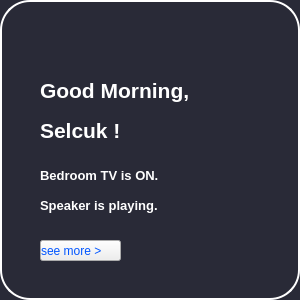
    <widget class="QFrame" name="frame_3">
     <property name="geometry">
      <rect>
       <x>90</x>
       <y>130</y>
       <width>300</width>
       <height>300</height>
      </rect>
     </property>
     <property name="styleSheet">
      <string notr="true">QFrame{
background-color: rgb(41, 42, 55);
border-style: outset;
border-color:#FFF;
border-width:2px;
border-radius:30px;

}
</string>
     </property>
     <property name="frameShape">
      <enum>QFrame::StyledPanel</enum>
     </property>
     <property name="frameShadow">
      <enum>QFrame::Raised</enum>
     </property>
     <widget class="QFrame" name="frame_12">
      <property name="geometry">
       <rect>
        <x>20</x>
        <y>10</y>
        <width>61</width>
        <height>61</height>
       </rect>
      </property>
      <property name="styleSheet">
       <string notr="true">background-image: url(:/newPrefix/icon/day/113.png);
border:none;</string>
      </property>
      <property name="frameShape">
       <enum>QFrame::StyledPanel</enum>
      </property>
      <property name="frameShadow">
       <enum>QFrame::Raised</enum>
      </property>
     </widget>
     <widget class="QLabel" name="label_2">
      <property name="geometry">
       <rect>
        <x>40</x>
        <y>70</y>
        <width>211</width>
        <height>41</height>
       </rect>
      </property>
      <property name="font">
       <font>
        <family>Segoe UI Historic</family>
        <pointsize>16</pointsize>
        <weight>75</weight>
        <bold>true</bold>
       </font>
      </property>
      <property name="styleSheet">
       <string notr="true">border:none;
color:#FFF;
</string>
      </property>
      <property name="text">
       <string>Good Morning,</string>
      </property>
     </widget>
     <widget class="QLabel" name="userlabel">
      <property name="geometry">
       <rect>
        <x>40</x>
        <y>110</y>
        <width>211</width>
        <height>41</height>
       </rect>
      </property>
      <property name="font">
       <font>
        <family>Segoe UI Historic</family>
        <pointsize>16</pointsize>
        <weight>75</weight>
        <bold>true</bold>
       </font>
      </property>
      <property name="styleSheet">
       <string notr="true">border:none;
color:#FFF;
</string>
      </property>
      <property name="text">
       <string>Selcuk !</string>
      </property>
     </widget>
     <widget class="QLabel" name="status_label1">
      <property name="geometry">
       <rect>
        <x>40</x>
        <y>160</y>
        <width>231</width>
        <height>31</height>
       </rect>
      </property>
      <property name="font">
       <font>
        <family>Segoe UI Historic</family>
        <pointsize>10</pointsize>
        <weight>75</weight>
        <bold>true</bold>
       </font>
      </property>
      <property name="styleSheet">
       <string notr="true">border:none;
color:#FFF;
background-color:none;</string>
      </property>
      <property name="text">
       <string>Bedroom TV is ON.</string>
      </property>
     </widget>
     <widget class="QPushButton" name="see_more">
      <property name="geometry">
       <rect>
        <x>40</x>
        <y>240</y>
        <width>81</width>
        <height>21</height>
       </rect>
      </property>
      <property name="styleSheet">
       <string notr="true">background:none;
text-align:left;
font: 75 9pt &quot;Segoe UI Historic&quot;;
color: rgb(0, 85, 255);</string>
      </property>
      <property name="text">
       <string>see more &gt;</string>
      </property>
     </widget>
     <widget class="QLabel" name="status_label2">
      <property name="geometry">
       <rect>
        <x>40</x>
        <y>190</y>
        <width>231</width>
        <height>31</height>
       </rect>
      </property>
      <property name="font">
       <font>
        <family>Segoe UI Historic</family>
        <pointsize>10</pointsize>
        <weight>75</weight>
        <bold>true</bold>
       </font>
      </property>
      <property name="styleSheet">
       <string notr="true">border:none;
color:#FFF;
background-color:none;</string>
      </property>
      <property name="text">
       <string>Speaker is playing.</string>
      </property>
     </widget>
    </widget>
